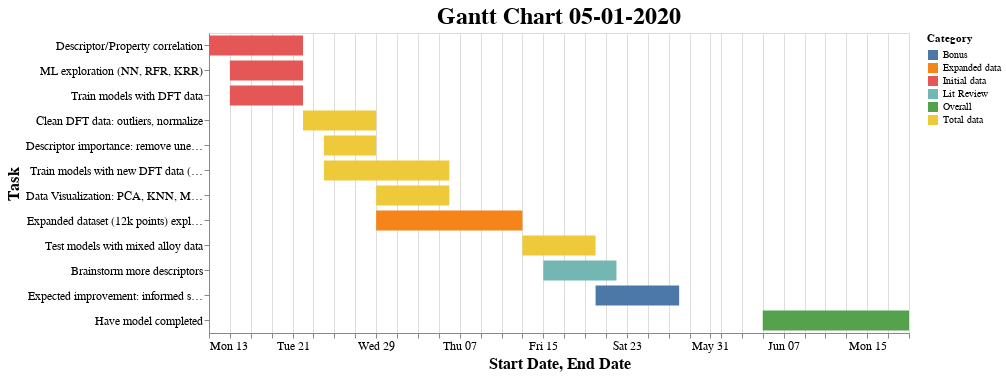

The code cell stored with this chart in its notebook:
### Code cell
df = df_200501
df["Start Date"] = pd.to_datetime(df["Start Date"], )
df["End Date"] = pd.to_datetime(df["End Date"])

chart = alt.Chart(df, title='Gantt Chart 05-01-2020').mark_bar(size=20).encode(
    x='Start Date',
    x2='End Date',
    y=alt.Y('Task', 
            sort=list(df.sort_values(["End Date", "Start Date"])
                                    ["Task"])), # Custom sorting
    color='Category'
    ).configure_axis(
        labelFontSize=12,
        titleFontSize=16
    ).configure_title(
        fontSize=24
    ).properties(
        width=700,
        height=300
)

chart

### Figure 1 — Vega-Lite specification as saved in the notebook (floating-point values rounded to 4 significant figures)
{"config": {"view": {"continuousWidth": 400, "continuousHeight": 300}, "axis": {"labelFontSize": 12, "titleFontSize": 16}, "title": {"fontSize": 24}}, "data": {"name": "data-4d91c2aa841d436eb57cfe666ebe478f"}, "mark": {"type": "bar", "size": 20}, "encoding": {"color": {"type": "nominal", "field": "Category"}, "x": {"type": "temporal", "field": "Start Date"}, "x2": {"field": "End Date"}, "y": {"type": "nominal", "field": "Task", "sort": ["Descriptor/Property correlation", "ML exploration (NN, RFR, KRR)", "Train models with DFT data", "Clean DFT data: outliers, normalize", "Descriptor importance: remove unecessary", "Train models with new DFT data (NN, RFR, LASSO, GPR)", "Data Visualization: PCA, KNN, MDS", "Expanded dataset (12k points) exploration", "Test models with mixed alloy data", "Brainstorm more descriptors", "Expected improvement: informed selection of new training data", "Have model completed"]}}, "height": 300, "title": "Gantt Chart 05-01-2020", "width": 700, "$schema": "https://vega.github.io/schema/vega-lite/v4.0.2.json", "datasets": {"data-4d91c2aa841d436eb57cfe666ebe478f": [{"Task": "Descriptor/Property correlation", "Category": "Initial data", "Start Date": "2020-04-13T00:00:00", "End Date": "2020-04-22T00:00:00"}, {"Task": "ML exploration (NN, RFR, KRR)", "Category": "Initial data", "Start Date": "2020-04-15T00:00:00", "End Date": "2020-04-22T00:00:00"}, {"Task": "Train models with DFT data", "Category": "Initial data", "Start Date": "2020-04-15T00:00:00", "End Date": "2020-04-22T00:00:00"}, {"Task": "Clean DFT data: outliers, normalize", "Category": "Total data", "Start Date": "2020-04-22T00:00:00", "End Date": "2020-04-29T00:00:00"}, {"Task": "Descriptor importance: remove unecessary", "Category": "Total data", "Start Date": "2020-04-24T00:00:00", "End Date": "2020-04-29T00:00:00"}, {"Task": "Train models with new DFT data (NN, RFR, LASSO, GPR)", "Category": "Total data", "Start Date": "2020-04-24T00:00:00", "End Date": "2020-05-06T00:00:00"}, {"Task": "Test models with mixed alloy data", "Category": "Total data", "Start Date": "2020-05-13T00:00:00", "End Date": "2020-05-20T00:00:00"}, {"Task": "Data Visualization: PCA, KNN, MDS", "Category": "Total data", "Start Date": "2020-04-29T00:00:00", "End Date": "2020-05-06T00:00:00"}, {"Task": "Expanded dataset (12k points) exploration", "Category": "Expanded data", "Start Date": "2020-04-29T00:00:00", "End Date": "2020-05-13T00:00:00"}, {"Task": "Brainstorm more descriptors", "Category": "Lit Review", "Start Date": "2020-05-15T00:00:00", "End Date": "2020-05-22T00:00:00"}, {"Task": "Expected improvement: informed selection of new training data", "Category": "Bonus", "Start Date": "2020-05-20T00:00:00", "End Date": "2020-05-28T00:00:00"}, {"Task": "Have model completed", "Category": "Overall", "Start Date": "2020-06-05T00:00:00", "End Date": "2020-06-19T00:00:00"}]}}
